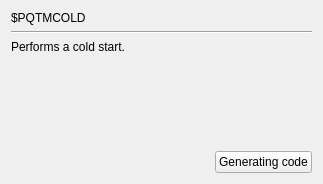
     <widget class="QWidget" name="page_PQTMCOLD">
      <layout class="QGridLayout" name="gridLayout_227">
       <item row="0" column="0">
        <widget class="QLabel" name="label_473">
         <property name="text">
          <string>$PQTMCOLD</string>
         </property>
        </widget>
       </item>
       <item row="1" column="0" colspan="2">
        <widget class="Line" name="line_121">
         <property name="orientation">
          <enum>Qt::Horizontal</enum>
         </property>
        </widget>
       </item>
       <item row="2" column="0">
        <widget class="QLabel" name="label_474">
         <property name="text">
          <string>Performs a cold start.</string>
         </property>
        </widget>
       </item>
       <item row="3" column="1">
        <spacer name="verticalSpacer_121">
         <property name="orientation">
          <enum>Qt::Vertical</enum>
         </property>
         <property name="sizeHint" stdset="0">
          <size>
           <width>20</width>
           <height>91</height>
          </size>
         </property>
        </spacer>
       </item>
       <item row="4" column="0">
        <spacer name="horizontalSpacer_121">
         <property name="orientation">
          <enum>Qt::Horizontal</enum>
         </property>
         <property name="sizeHint" stdset="0">
          <size>
           <width>198</width>
           <height>20</height>
          </size>
         </property>
        </spacer>
       </item>
       <item row="4" column="1">
        <widget class="QPushButton" name="GC_PQTMCOLD">
         <property name="text">
          <string>Generating code</string>
         </property>
        </widget>
       </item>
      </layout>
     </widget>
